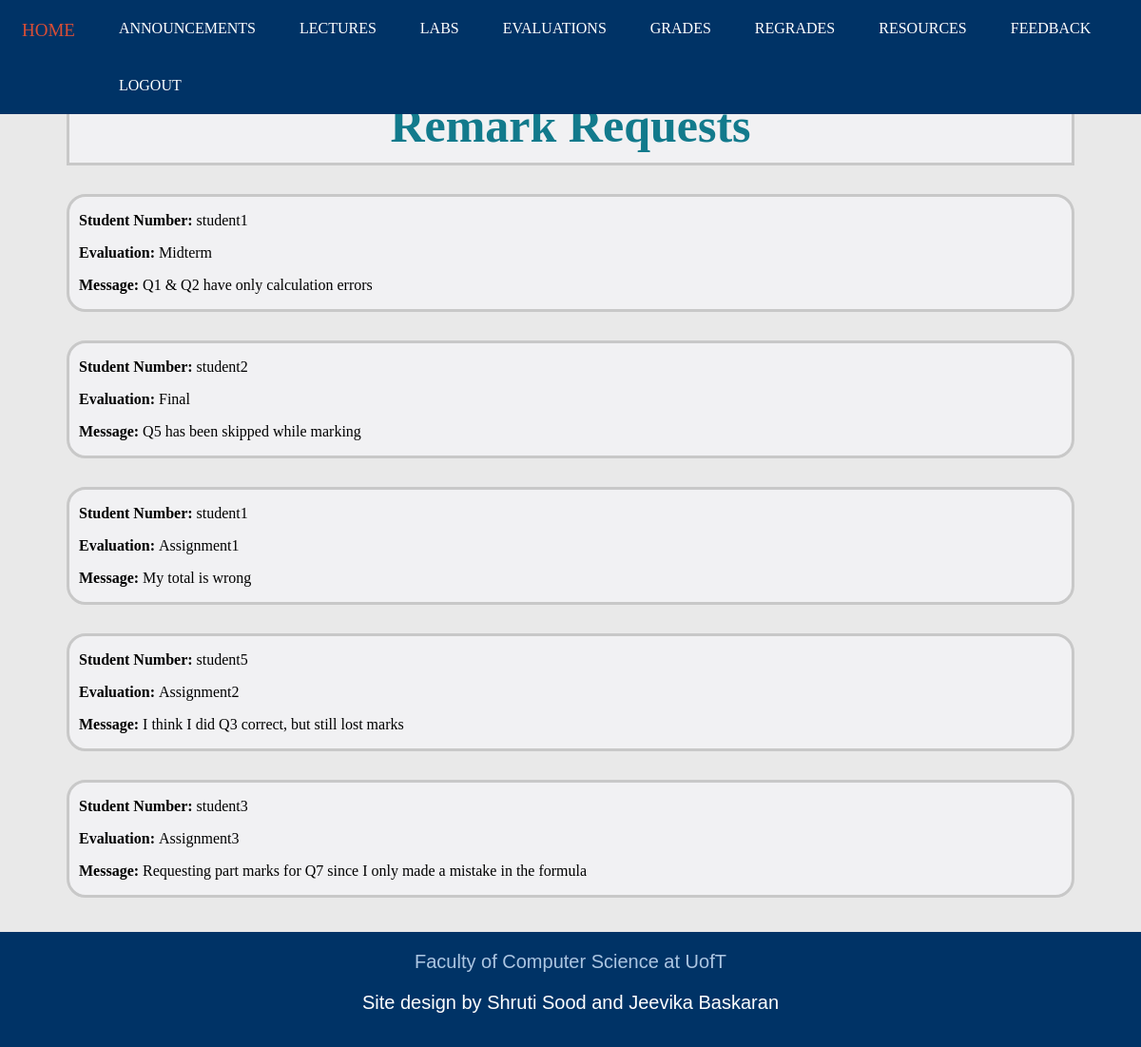
Before: /regrades_i.html (signed in) with the older database file.
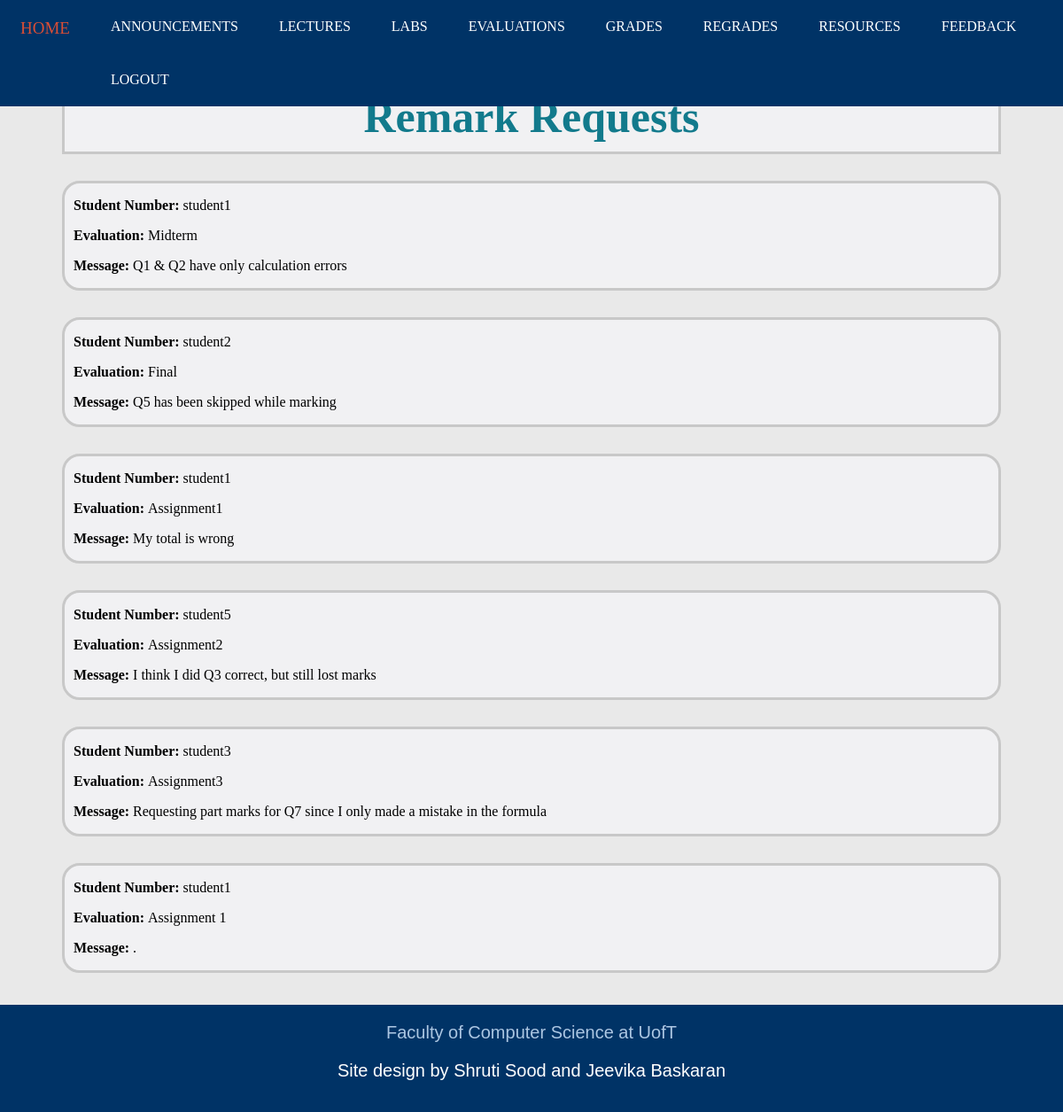
After: the same page with the newer database file.
### tables this page shows
CREATE TABLE "RemarkRequests" (
	"UtorID"	TEXT,
	"Evaluation"	TEXT,
	"Reason"	TEXT
);

### app.py (the view)
@app.route('/regrades_i.html')
def regrades_i():
    if session.get('current_login') == None:
        return render_template('login.html')
    else:
        sql = """ SELECT * FROM RemarkRequests """
        requests = db.engine.execute(text(sql))
        return render_template('regrades_i.html', requests = requests)

### templates/regrades_i.html (shortened to what this page needs)
<!DOCTYPE html>
<html>
<head>
	<link rel="stylesheet" type="text/css" href="static/StyleSheets/regrades_i.css">
	<link rel="stylesheet" type="text/css" href="static/StyleSheets/headerfooter.css">
</head>
<body>
	<div class = "navbar">
		<a href="index_i.html">HOME</a>
		<a href="announcements_i.html">ANNOUNCEMENTS</a>
		<a href="lectures_i.html">LECTURES</a>
		<a href="labs_i.html">LABS</a>
		<a href="evaluations_i.html">EVALUATIONS</a>
		<a href="grades_i.html">GRADES</a>
		<a href="regrades_i.html">REGRADES</a>
		<a href="resources_i.html">RESOURCES</a>
		<a href="feedback_i.html">FEEDBACK</a>
		<a href="logout">LOGOUT</a>
	</div>
	<div class = "title">
		<section class="title_sec">
			<h1>Remark Requests</h1>
		</section>
	</div>
	{% for request in requests %}
	<div class = "requests">
		<section class="request">
			<p><strong>Student Number:</strong> {{ request['UtorID'] }} </p>
			<p><strong>Evaluation: </strong> {{ request['Evaluation'] }}</p>
			<p> <strong>Message: </strong> {{ request['Reason'] }} <p>
		</section>
	</div>
	{% endfor %}
	<br><br>
	<div class = "footer">
		<a href="https://web.cs.toronto.edu/" target="_blank">Faculty of Computer Science at UofT</a>
		<p>Site design by Shruti Sood and Jeevika Baskaran</p>
	</div>
</body>
</html>

### static/StyleSheets/regrades_i.css (style rules this page uses)
.title { margin-top: 90px; background-color: #F1F1F3; margin-left: 70px; margin-right: 70px; }
.title_sec { padding-left: 10px; padding-right: 10px; border: solid; border-color: #C8C8C8; display: block; }
.title_sec h1 { color: #127a8c; font-size: 50px; text-align: center; margin:10px; }
.requests { margin-top: 30px; margin-left: 70px; margin-right: 70px; }
.request { padding-left: 10px; padding-right: 10px; border: solid; border-color: #C8C8C8; display: block; border-radius: 20px; background-color: #F1F1F3; }

### static/StyleSheets/headerfooter.css (style rules this page uses)
body { margin:0px; border:0px; padding:0px; background-color: #E9E9E9; }
.navbar { background-color: #003366; position: fixed; top: 0; overflow: hidden; width: 100%; }
.navbar a { float: left; color: white; text-align: center; padding: 21px 23px; text-decoration: none; font-size: 16px; }
.footer { background-color: #003366; overflow: hidden; min-height: 12vh; padding-top: 20px; padding-bottom: 5px; font-family:'Poppins', sans-serif; text-align: center; }
.footer a { color: #ACC6E2; padding-top: : 20px; text-decoration: none; font-size: 20px; }
.footer p { color: white; font-size: 20px; }

Changed rows visible on the page:
added RemarkRequests: UtorID "student1", Evaluation "Assignment 1", Reason "."
